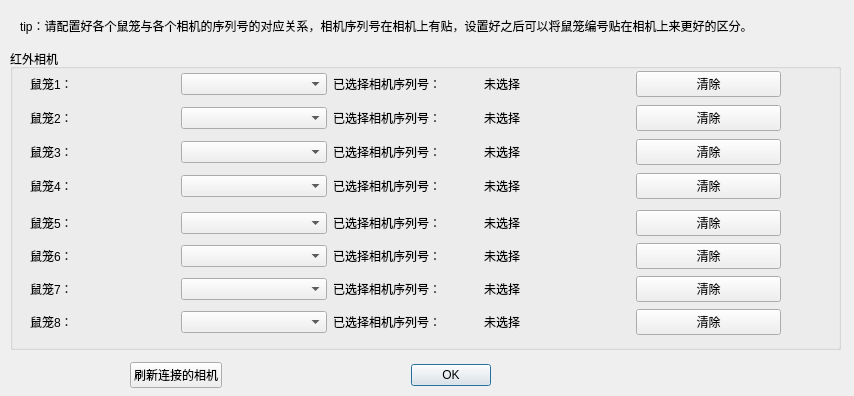
<?xml version="1.0" encoding="UTF-8"?>
<ui version="4.0">
 <class>infrared_camera_config_dialog</class>
 <widget class="QDialog" name="infrared_camera_config_dialog">
  <property name="geometry">
   <rect>
    <x>0</x>
    <y>0</y>
    <width>854</width>
    <height>396</height>
   </rect>
  </property>
  <property name="windowTitle">
   <string>Dialog</string>
  </property>
  <widget class="QLabel" name="tip_label">
   <property name="geometry">
    <rect>
     <x>20</x>
     <y>0</y>
     <width>801</width>
     <height>51</height>
    </rect>
   </property>
   <property name="text">
    <string>tip：请配置好各个鼠笼与各个相机的序列号的对应关系，相机序列号在相机上有贴，设置好之后可以将鼠笼编号贴在相机上来更好的区分。</string>
   </property>
  </widget>
  <widget class="QGroupBox" name="infrared_camera_group">
   <property name="geometry">
    <rect>
     <x>10</x>
     <y>49</y>
     <width>831</width>
     <height>301</height>
    </rect>
   </property>
   <property name="title">
    <string>红外相机</string>
   </property>
   <widget class="QWidget" name="verticalLayoutWidget">
    <property name="geometry">
     <rect>
      <x>20</x>
      <y>20</y>
      <width>791</width>
      <height>134</height>
     </rect>
    </property>
    <layout class="QVBoxLayout" name="d_mouse_cage_1_4_layout">
     <property name="topMargin">
      <number>0</number>
     </property>
     <item>
      <layout class="QHBoxLayout" name="d_mouse_cage_1_layout">
       <item>
        <widget class="QLabel" name="d_mouse_cage_1_title">
         <property name="text">
          <string>鼠笼1：</string>
         </property>
        </widget>
       </item>
       <item>
        <widget class="QComboBox" name="d_mouse_cage_1_select"/>
       </item>
       <item>
        <widget class="QLabel" name="d_mouse_cage_1_checked_title">
         <property name="text">
          <string>已选择相机序列号：</string>
         </property>
        </widget>
       </item>
       <item>
        <widget class="QLabel" name="d_mouse_cage_1_checked_value">
         <property name="text">
          <string>未选择</string>
         </property>
        </widget>
       </item>
       <item>
        <widget class="QPushButton" name="d_mouse_cage_1_checked_value_btn">
         <property name="text">
          <string>清除</string>
         </property>
        </widget>
       </item>
       <item>
        <spacer name="d_mouse_cage_1_spacer">
         <property name="orientation">
          <enum>Qt::Orientation::Horizontal</enum>
         </property>
         <property name="sizeType">
          <enum>QSizePolicy::Policy::Preferred</enum>
         </property>
         <property name="sizeHint" stdset="0">
          <size>
           <width>40</width>
           <height>20</height>
          </size>
         </property>
        </spacer>
       </item>
      </layout>
     </item>
     <item>
      <layout class="QHBoxLayout" name="d_mouse_cage_2_layout">
       <item>
        <widget class="QLabel" name="d_mouse_cage_2_title">
         <property name="text">
          <string>鼠笼2：</string>
         </property>
        </widget>
       </item>
       <item>
        <widget class="QComboBox" name="d_mouse_cage_2_select"/>
       </item>
       <item>
        <widget class="QLabel" name="d_mouse_cage_2_checked_title">
         <property name="text">
          <string>已选择相机序列号：</string>
         </property>
        </widget>
       </item>
       <item>
        <widget class="QLabel" name="d_mouse_cage_2_checked_value">
         <property name="text">
          <string>未选择</string>
         </property>
        </widget>
       </item>
       <item>
        <widget class="QPushButton" name="d_mouse_cage_2_checked_value_btn">
         <property name="text">
          <string>清除</string>
         </property>
        </widget>
       </item>
       <item>
        <spacer name="d_mouse_cage_2_spacer">
         <property name="orientation">
          <enum>Qt::Orientation::Horizontal</enum>
         </property>
         <property name="sizeType">
          <enum>QSizePolicy::Policy::Preferred</enum>
         </property>
         <property name="sizeHint" stdset="0">
          <size>
           <width>40</width>
           <height>20</height>
          </size>
         </property>
        </spacer>
       </item>
      </layout>
     </item>
     <item>
      <layout class="QHBoxLayout" name="d_mouse_cage_3_layout">
       <item>
        <widget class="QLabel" name="d_mouse_cage_3_title">
         <property name="text">
          <string>鼠笼3：</string>
         </property>
        </widget>
       </item>
       <item>
        <widget class="QComboBox" name="d_mouse_cage_3_select"/>
       </item>
       <item>
        <widget class="QLabel" name="d_mouse_cage_3_checked_title">
         <property name="text">
          <string>已选择相机序列号：</string>
         </property>
        </widget>
       </item>
       <item>
        <widget class="QLabel" name="d_mouse_cage_3_checked_value">
         <property name="text">
          <string>未选择</string>
         </property>
        </widget>
       </item>
       <item>
        <widget class="QPushButton" name="d_mouse_cage_3_checked_value_btn">
         <property name="text">
          <string>清除</string>
         </property>
        </widget>
       </item>
       <item>
        <spacer name="d_mouse_cage_3_spacer">
         <property name="orientation">
          <enum>Qt::Orientation::Horizontal</enum>
         </property>
         <property name="sizeType">
          <enum>QSizePolicy::Policy::Preferred</enum>
         </property>
         <property name="sizeHint" stdset="0">
          <size>
           <width>40</width>
           <height>20</height>
          </size>
         </property>
        </spacer>
       </item>
      </layout>
     </item>
     <item>
      <layout class="QHBoxLayout" name="d_mouse_cage_4_layout">
       <item>
        <widget class="QLabel" name="d_mouse_cage_4_title">
         <property name="text">
          <string>鼠笼4：</string>
         </property>
        </widget>
       </item>
       <item>
        <widget class="QComboBox" name="d_mouse_cage_4_select"/>
       </item>
       <item>
        <widget class="QLabel" name="d_mouse_cage_4_checked_title">
         <property name="text">
          <string>已选择相机序列号：</string>
         </property>
        </widget>
       </item>
       <item>
        <widget class="QLabel" name="d_mouse_cage_4_checked_value">
         <property name="text">
          <string>未选择</string>
         </property>
        </widget>
       </item>
       <item>
        <widget class="QPushButton" name="d_mouse_cage_4_checked_value_btn">
         <property name="text">
          <string>清除</string>
         </property>
        </widget>
       </item>
       <item>
        <spacer name="d_mouse_cage_4_spacer">
         <property name="orientation">
          <enum>Qt::Orientation::Horizontal</enum>
         </property>
         <property name="sizeType">
          <enum>QSizePolicy::Policy::Preferred</enum>
         </property>
         <property name="sizeHint" stdset="0">
          <size>
           <width>40</width>
           <height>20</height>
          </size>
         </property>
        </spacer>
       </item>
      </layout>
     </item>
    </layout>
   </widget>
   <widget class="QWidget" name="verticalLayoutWidget_2">
    <property name="geometry">
     <rect>
      <x>20</x>
      <y>160</y>
      <width>791</width>
      <height>131</height>
     </rect>
    </property>
    <layout class="QVBoxLayout" name="d_mouse_cage_5_8_layout">
     <property name="topMargin">
      <number>0</number>
     </property>
     <item>
      <layout class="QHBoxLayout" name="d_mouse_cage_5_layout">
       <item>
        <widget class="QLabel" name="d_mouse_cage_5_title">
         <property name="text">
          <string>鼠笼5：</string>
         </property>
        </widget>
       </item>
       <item>
        <widget class="QComboBox" name="d_mouse_cage_5_select"/>
       </item>
       <item>
        <widget class="QLabel" name="d_mouse_cage_5_checked_title">
         <property name="text">
          <string>已选择相机序列号：</string>
         </property>
        </widget>
       </item>
       <item>
        <widget class="QLabel" name="d_mouse_cage_5_checked_value">
         <property name="text">
          <string>未选择</string>
         </property>
        </widget>
       </item>
       <item>
        <widget class="QPushButton" name="d_mouse_cage_5_checked_value_btn">
         <property name="text">
          <string>清除</string>
         </property>
        </widget>
       </item>
       <item>
        <spacer name="d_mouse_cage_5_spacer">
         <property name="orientation">
          <enum>Qt::Orientation::Horizontal</enum>
         </property>
         <property name="sizeType">
          <enum>QSizePolicy::Policy::Preferred</enum>
         </property>
         <property name="sizeHint" stdset="0">
          <size>
           <width>40</width>
           <height>20</height>
          </size>
         </property>
        </spacer>
       </item>
      </layout>
     </item>
     <item>
      <layout class="QHBoxLayout" name="d_mouse_cage_6_layout">
       <item>
        <widget class="QLabel" name="d_mouse_cage_6_title">
         <property name="text">
          <string>鼠笼6：</string>
         </property>
        </widget>
       </item>
       <item>
        <widget class="QComboBox" name="d_mouse_cage_6_select"/>
       </item>
       <item>
        <widget class="QLabel" name="d_mouse_cage_6_checked_title">
         <property name="text">
          <string>已选择相机序列号：</string>
         </property>
        </widget>
       </item>
       <item>
        <widget class="QLabel" name="d_mouse_cage_6_checked_value">
         <property name="text">
          <string>未选择</string>
         </property>
        </widget>
       </item>
       <item>
        <widget class="QPushButton" name="d_mouse_cage_6_checked_value_btn">
         <property name="text">
          <string>清除</string>
         </property>
        </widget>
       </item>
       <item>
        <spacer name="d_mouse_cage_6_spacer">
         <property name="orientation">
          <enum>Qt::Orientation::Horizontal</enum>
         </property>
         <property name="sizeType">
          <enum>QSizePolicy::Policy::Preferred</enum>
         </property>
         <property name="sizeHint" stdset="0">
          <size>
           <width>40</width>
           <height>20</height>
          </size>
         </property>
        </spacer>
       </item>
      </layout>
     </item>
     <item>
      <layout class="QHBoxLayout" name="d_mouse_cage_7_layout">
       <item>
        <widget class="QLabel" name="d_mouse_cage_7_title">
         <property name="text">
          <string>鼠笼7：</string>
         </property>
        </widget>
       </item>
       <item>
        <widget class="QComboBox" name="d_mouse_cage_7_select"/>
       </item>
       <item>
        <widget class="QLabel" name="d_mouse_cage_7_checked_title">
         <property name="text">
          <string>已选择相机序列号：</string>
         </property>
        </widget>
       </item>
       <item>
        <widget class="QLabel" name="d_mouse_cage_7_checked_value">
         <property name="text">
          <string>未选择</string>
         </property>
        </widget>
       </item>
       <item>
        <widget class="QPushButton" name="d_mouse_cage_7_checked_value_btn">
         <property name="text">
          <string>清除</string>
         </property>
        </widget>
       </item>
       <item>
        <spacer name="d_mouse_cage_7_spacer">
         <property name="orientation">
          <enum>Qt::Orientation::Horizontal</enum>
         </property>
         <property name="sizeType">
          <enum>QSizePolicy::Policy::Preferred</enum>
         </property>
         <property name="sizeHint" stdset="0">
          <size>
           <width>40</width>
           <height>20</height>
          </size>
         </property>
        </spacer>
       </item>
      </layout>
     </item>
     <item>
      <layout class="QHBoxLayout" name="d_mouse_cage_8_layout">
       <item>
        <widget class="QLabel" name="d_mouse_cage_8_title">
         <property name="text">
          <string>鼠笼8：</string>
         </property>
        </widget>
       </item>
       <item>
        <widget class="QComboBox" name="d_mouse_cage_8_select"/>
       </item>
       <item>
        <widget class="QLabel" name="d_mouse_cage_8_checked_title">
         <property name="text">
          <string>已选择相机序列号：</string>
         </property>
        </widget>
       </item>
       <item>
        <widget class="QLabel" name="d_mouse_cage_8_checked_value">
         <property name="text">
          <string>未选择</string>
         </property>
        </widget>
       </item>
       <item>
        <widget class="QPushButton" name="d_mouse_cage_8_checked_value_btn">
         <property name="text">
          <string>清除</string>
         </property>
        </widget>
       </item>
       <item>
        <spacer name="d_mouse_cage_8_spacer">
         <property name="orientation">
          <enum>Qt::Orientation::Horizontal</enum>
         </property>
         <property name="sizeType">
          <enum>QSizePolicy::Policy::Preferred</enum>
         </property>
         <property name="sizeHint" stdset="0">
          <size>
           <width>40</width>
           <height>20</height>
          </size>
         </property>
        </spacer>
       </item>
      </layout>
     </item>
    </layout>
   </widget>
  </widget>
  <widget class="QWidget" name="horizontalLayoutWidget">
   <property name="geometry">
    <rect>
     <x>110</x>
     <y>360</y>
     <width>381</width>
     <height>31</height>
    </rect>
   </property>
   <layout class="QHBoxLayout" name="horizontalLayout">
    <property name="leftMargin">
     <number>20</number>
    </property>
    <item>
     <widget class="QPushButton" name="refresh">
      <property name="text">
       <string>刷新连接的相机</string>
      </property>
     </widget>
    </item>
    <item>
     <widget class="QDialogButtonBox" name="dialog_btn">
      <property name="orientation">
       <enum>Qt::Orientation::Horizontal</enum>
      </property>
      <property name="standardButtons">
       <set>QDialogButtonBox::StandardButton::Ok</set>
      </property>
     </widget>
    </item>
   </layout>
  </widget>
 </widget>
 <resources/>
 <connections>
  <connection>
   <sender>dialog_btn</sender>
   <signal>accepted()</signal>
   <receiver>infrared_camera_config_dialog</receiver>
   <slot>accept()</slot>
   <hints>
    <hint type="sourcelabel">
     <x>248</x>
     <y>254</y>
    </hint>
    <hint type="destinationlabel">
     <x>157</x>
     <y>274</y>
    </hint>
   </hints>
  </connection>
  <connection>
   <sender>dialog_btn</sender>
   <signal>rejected()</signal>
   <receiver>infrared_camera_config_dialog</receiver>
   <slot>reject()</slot>
   <hints>
    <hint type="sourcelabel">
     <x>316</x>
     <y>260</y>
    </hint>
    <hint type="destinationlabel">
     <x>286</x>
     <y>274</y>
    </hint>
   </hints>
  </connection>
 </connections>
</ui>
